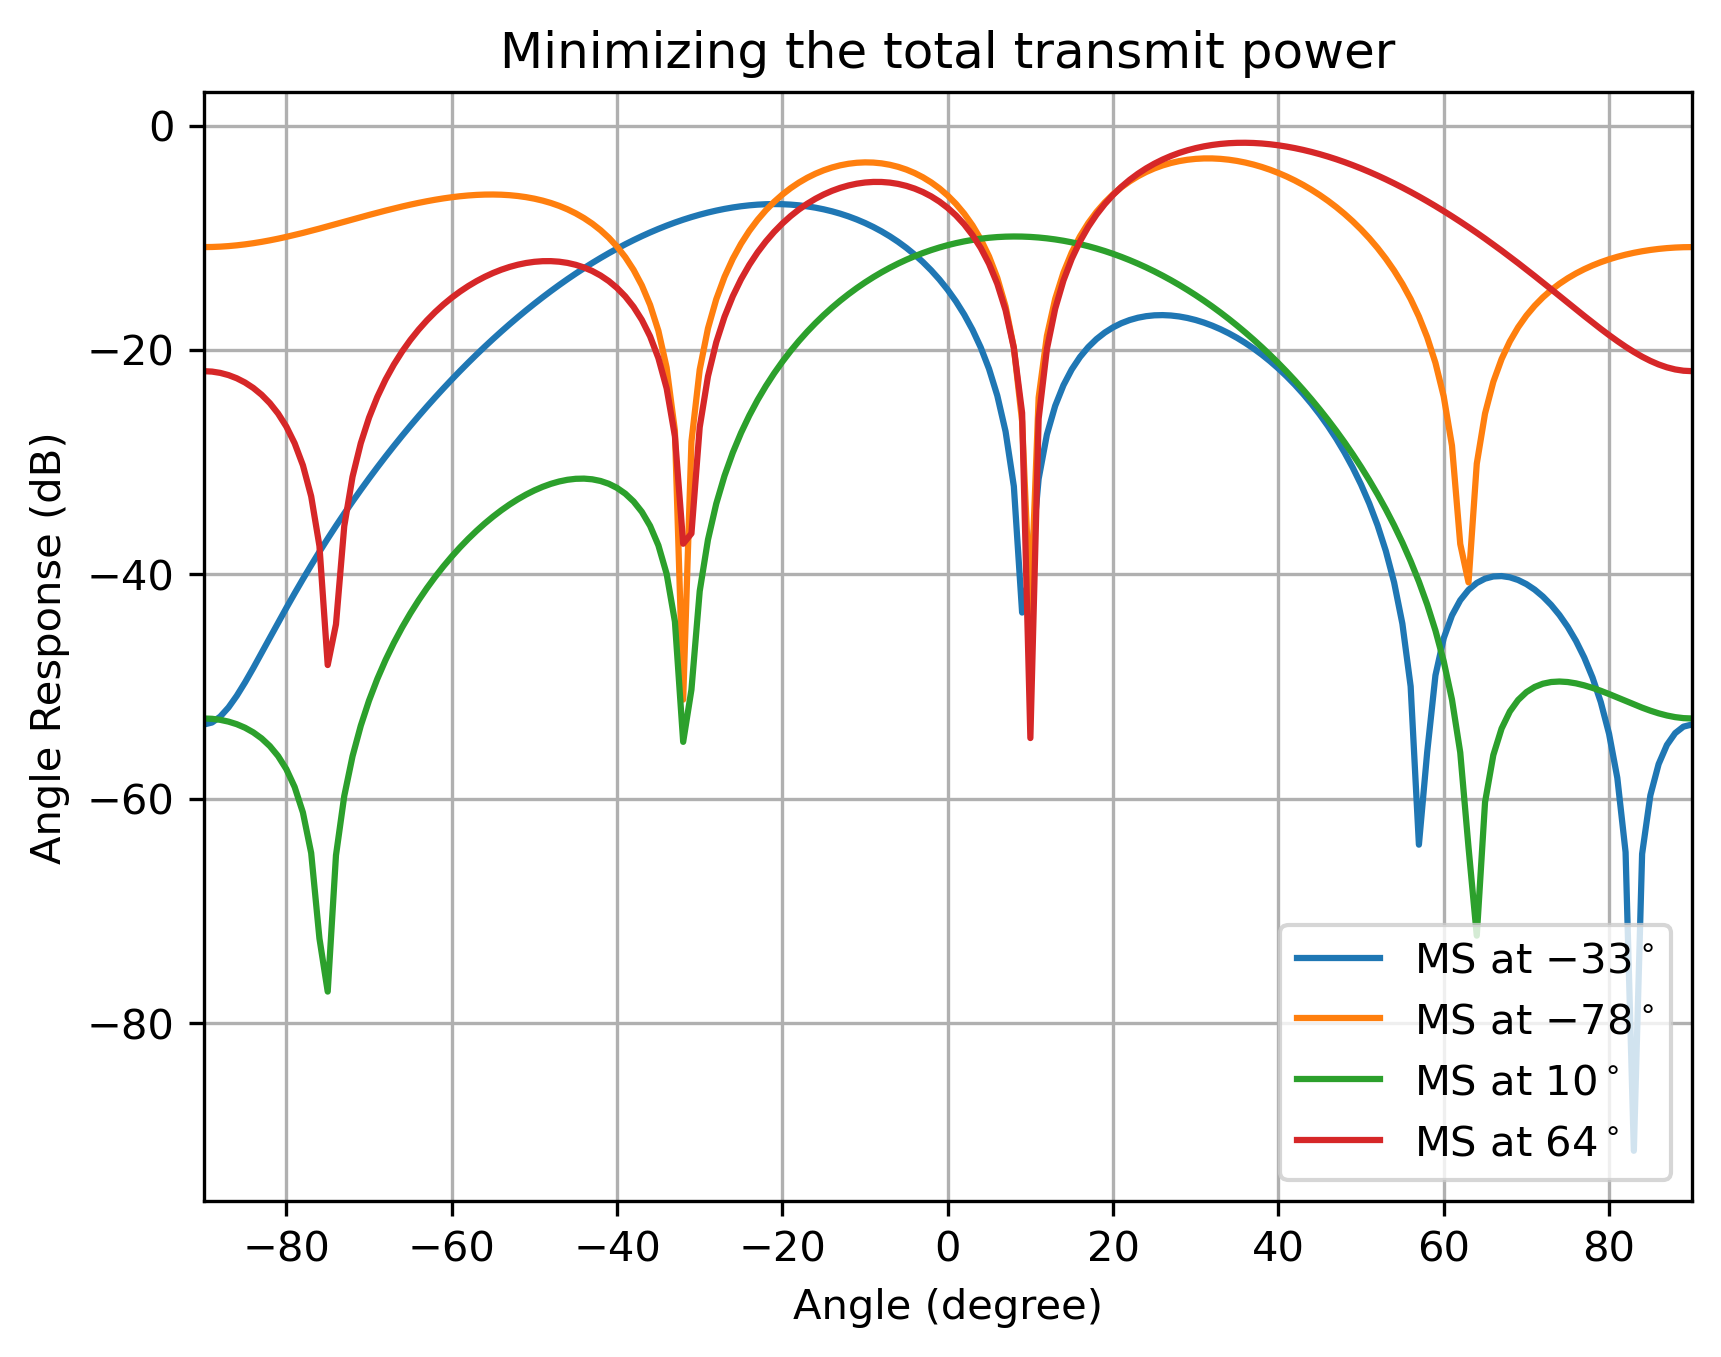

This figure's Python source:
"""Downlink SINR-constrained beamforming for four users."""

import numpy as np
import cvxpy as cp
import matplotlib.pyplot as plt


NUM_ANA = 4
NUM_MS = 4
CARR_FREQ = 2.4e9
LIGHT_SPEED = 299_792_458.0
WAVE_LEN = LIGHT_SPEED / CARR_FREQ
ANTENNA_DIS = WAVE_LEN / 2

CHAN_GAIN = np.ones(NUM_MS, dtype=np.complex128)
ANGLE_MS = np.array([-33, -78, 10, 64])
sigma_i = np.sqrt(0.01) * np.ones(NUM_MS)
gamma_dB = 10
gamma_0 = np.sqrt(10 ** (gamma_dB / 10))

indices = np.arange(NUM_ANA)
h = np.zeros((NUM_ANA, NUM_MS), dtype=np.complex128)
for i in range(NUM_MS):
    phase = 1j * 2 * np.pi * ANTENNA_DIS * np.sin(np.deg2rad(ANGLE_MS[i])) / WAVE_LEN
    h[:, i] = CHAN_GAIN[i] * np.exp(phase * indices)

w = cp.Variable((NUM_ANA, NUM_MS), complex=True)
t = cp.Variable()

H = h.T
Hw = H @ w
diag_mask = np.eye(NUM_MS)
Hw_offdiag = Hw - cp.multiply(diag_mask, Hw)
sigma_column = cp.Constant(sigma_i.reshape(-1, 1))
H2 = cp.hstack([Hw_offdiag, sigma_column])

constraints = [cp.norm(w, "fro") <= t]
for i in range(NUM_MS):
    hwi = h[:, i].T @ w[:, i]
    constraints += [
        cp.real(hwi) >= 0,  # align the useful signal's phase
        cp.imag(hwi) == 0,
        # SOC SINR constraint: interference-plus-noise norm ≤ (1/γ) * desired signal
        cp.norm(H2[i, :], 2) <= (1 / gamma_0) * cp.real(hwi),
    ]

objective = cp.Minimize(t)
problem = cp.Problem(objective, constraints)
problem.solve(solver=cp.CLARABEL)

angles = np.arange(-90, 91)
steering_vec_plot = np.exp(
    -1j
    * np.outer(np.sin(np.deg2rad(angles)), indices)
    * 2
    * np.pi
    * ANTENNA_DIS
    / WAVE_LEN
)
power = np.abs(np.conj(w.value).T @ steering_vec_plot.T) ** 2
pattern_db = 10 * np.log10(np.maximum(power, 1e-12))

fig, ax = plt.subplots()
for i, label in enumerate(
    [r"MS at $-33^\circ$", r"MS at $-78^\circ$", r"MS at $10^\circ$", r"MS at $64^\circ$"]
):
    ax.plot(angles, pattern_db[i, :], label=label)
ax.set_title("Minimizing the total transmit power")
ax.grid(True)
ax.set_xlabel("Angle (degree)")
ax.set_ylabel("Angle Response (dB)")
ax.set_xlim([-90, 90])
ax.legend(loc="lower right")
fig.savefig("problem4b.png", dpi=300, bbox_inches="tight")
plt.show()
plt.close(fig)
